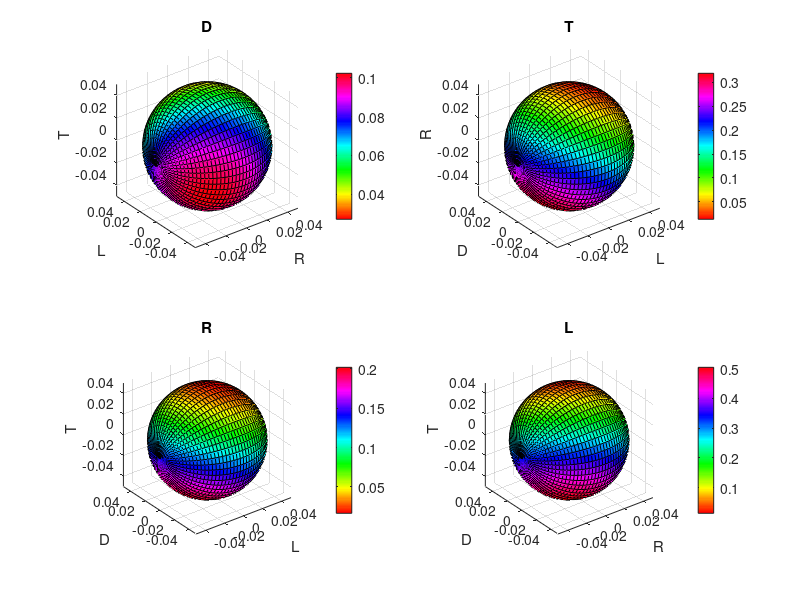

The MATLAB script that drew this image:
rpol=0.05;
nthe=51;
npsi=51;
the=linspace(0,pi,nthe);
psi=linspace(0,2*pi,npsi);
% Matriculated;
[psi,the]=meshgrid(psi,the);
rpol=rpol*ones(size(the));
% Convert spherical coordinate to Cartesian Coordinate;
T=rpol.*cos(the);                     % z in transformational relation;
R=rpol.*sin(the).*cos(psi);           % x in transformational relation;
L=rpol.*sin(the).*sin(psi);           % y in transformational relation;
tic 
fval=(0.58-3.49*T-5.31*R-2.24*L)/8.96;
toc
%% matrix ( x y z fval ) used to figure fval is color;
%% figure
%figure('Renderer','zbuffer','Color',[1 1 1]);
subplot(2, 2, 1);
surf(T,R,L,fval);
title('D');
%shading interp;light;lighting gouraud;
colormap(hsv(128));
colorbar
axis equal;
xlabel('R');ylabel('L');zlabel('T');

%%%%%%%%%%%%%%%%%%%%%%%%%%%%%%%%%%%%%%%%%%%%%%%%%%%%%%%%%%%%%%%%%%%%%%%%%%%
% Convert spherical coordinate to Cartesian Coordinate;
R=rpol.*cos(the);                     % z in transformational relation;
L=rpol.*sin(the).*cos(psi);           % x in transformational relation;
D=rpol.*sin(the).*sin(psi);           % y in transformational relation;
tic 
fval=(0.58-8.96*D-5.31*R-2.24*L)/3.49;
toc
%% matrix ( x y z fval ) used to figure fval is color;
%% figure
subplot(2, 2, 2);
surf(R,L,D,fval);
title('T');
%shading interp;light;lighting gouraud;
colormap(hsv(128));
colorbar
axis equal;
xlabel('L');ylabel('D');zlabel('R');

%%%%%%%%%%%%%%%%%%%%%%%%%%%%%%%%%%%%%%%%%%%%%%%%%%%%%%%%%%%%%%%%%%%%%%%%%%%
% Convert spherical coordinate to Cartesian Coordinate;
T=rpol.*cos(the);                     % z in transformational relation;
L=rpol.*sin(the).*cos(psi);           % x in transformational relation;
D=rpol.*sin(the).*sin(psi);           % y in transformational relation;
tic 
fval=(0.58-8.96*D-3.49*T-2.24*L)/5.31;
toc
%% matrix ( x y z fval ) used to figure fval is color;
%% figure
subplot(2, 2, 3);
surf(T,L,D,fval);
title('R');
% shading interp;
% light;
% material dull;
% lighting gouraud;
colormap(hsv(128));
colorbar
axis equal;
xlabel('L');ylabel('D');zlabel('T');


%%%%%%%%%%%%%%%%%%%%%%%%%%%%%%%%%%%%%%%%%%%%%%%%%%%%%%%%%%%%%%%%%%%%%%%%%%%
% Convert spherical coordinate to Cartesian Coordinate;
T=rpol.*cos(the);                     % z in transformational relation;
R=rpol.*sin(the).*cos(psi);           % x in transformational relation;
D=rpol.*sin(the).*sin(psi);           % y in transformational relation;
tic 
fval=(0.58-8.96*D-3.49*T-5.31*R)/2.24;
toc
%% matrix ( x y z fval ) used to figure fval is color;
%% figure
subplot(2, 2, 4);
surf(T,R,D,fval);
title('L');
%shading interp;light;lighting gouraud;
colormap(hsv(128));
colorbar
axis equal;
xlabel('R');ylabel('D');zlabel('T');